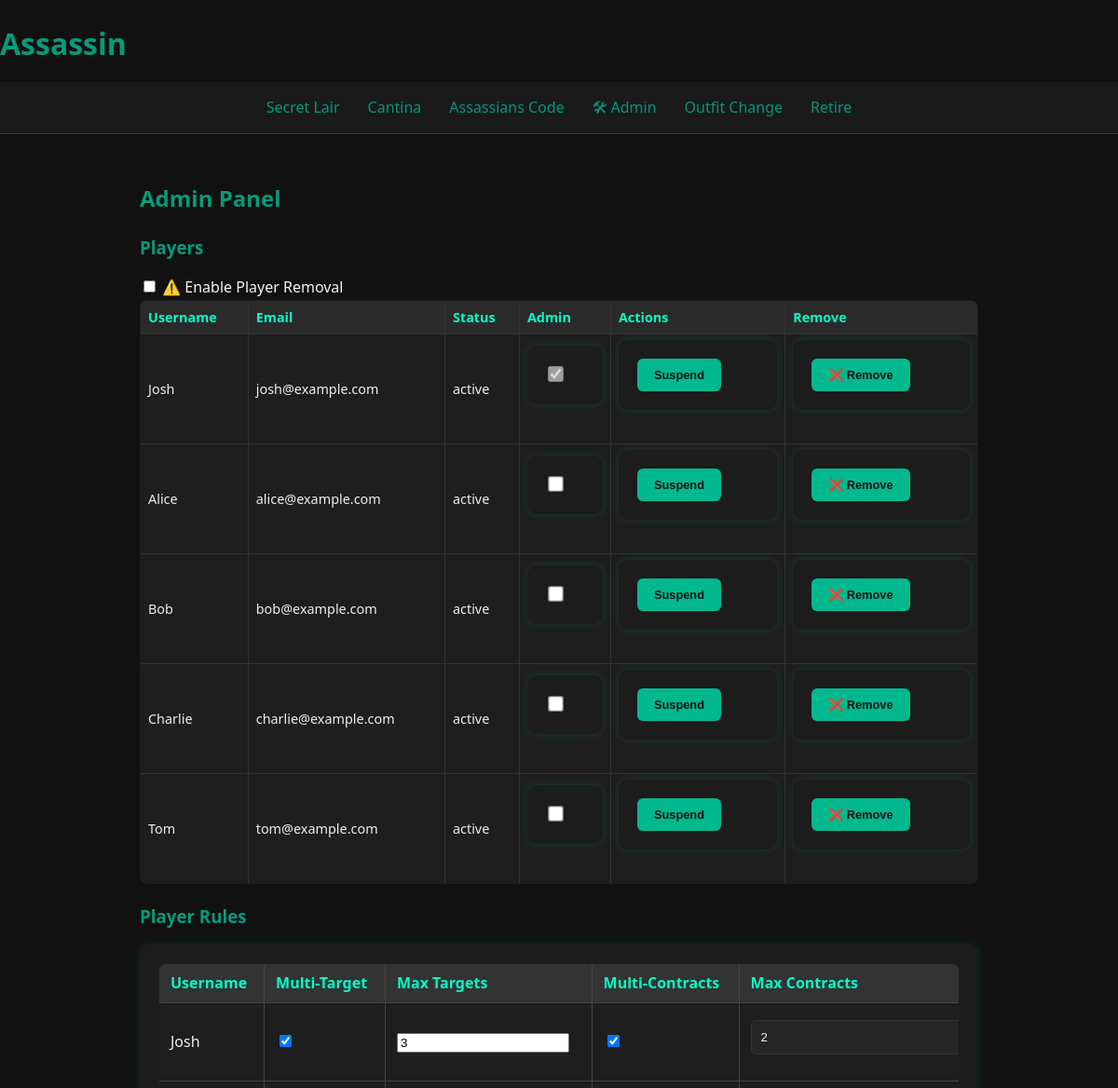
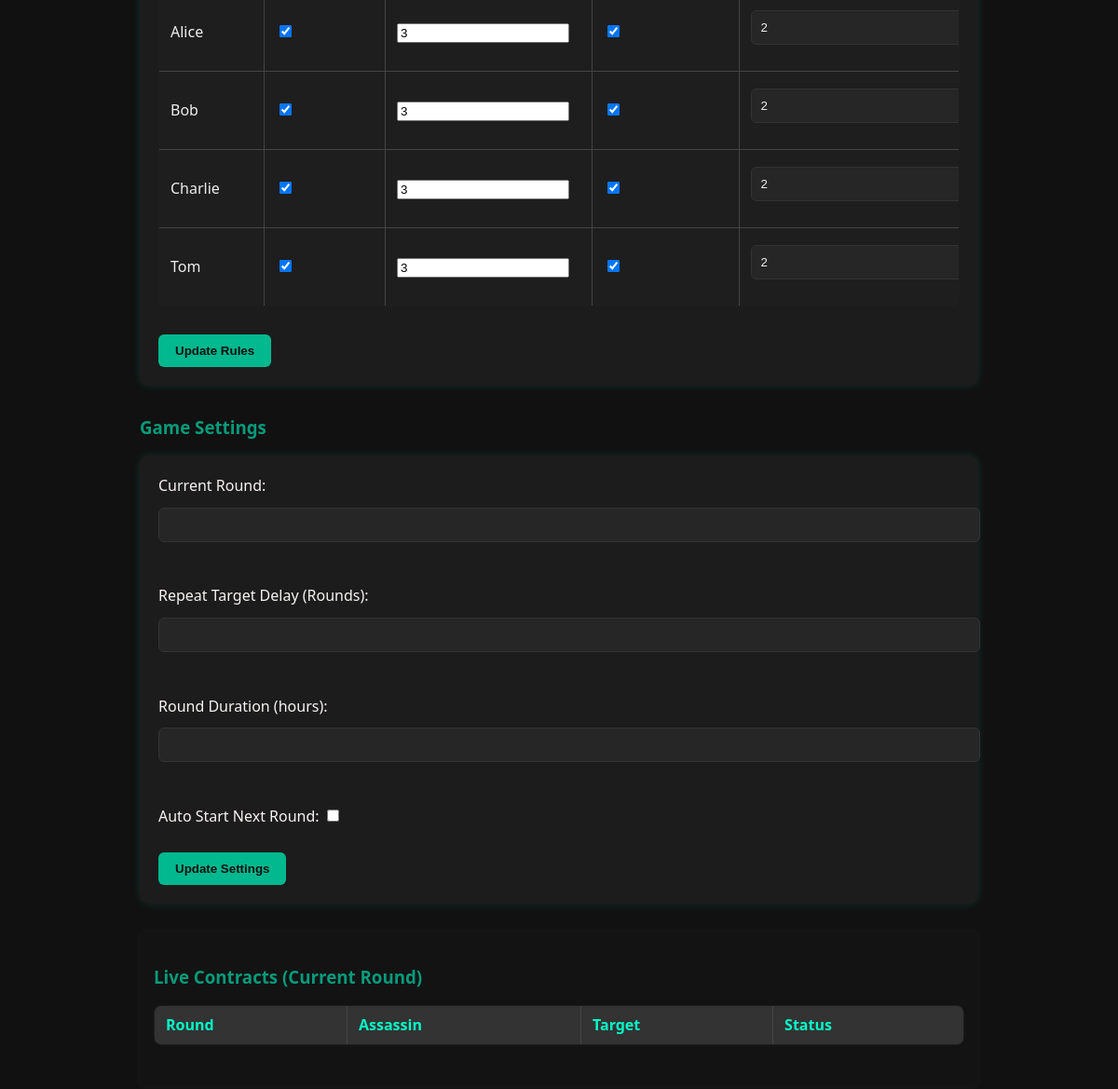
/admin (signed in, upper part), run on an earlier commit of the app's database (2 pictures, top to bottom).
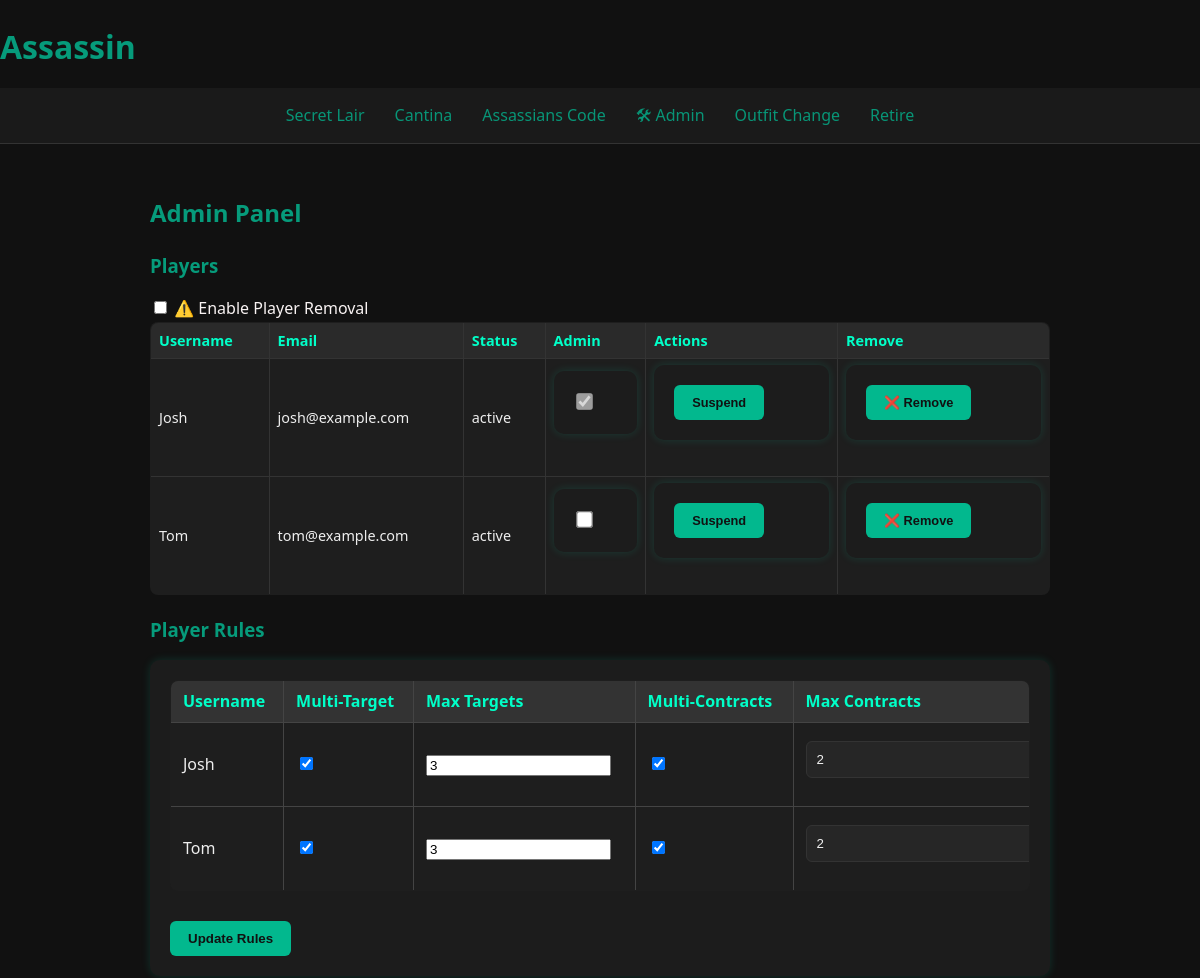
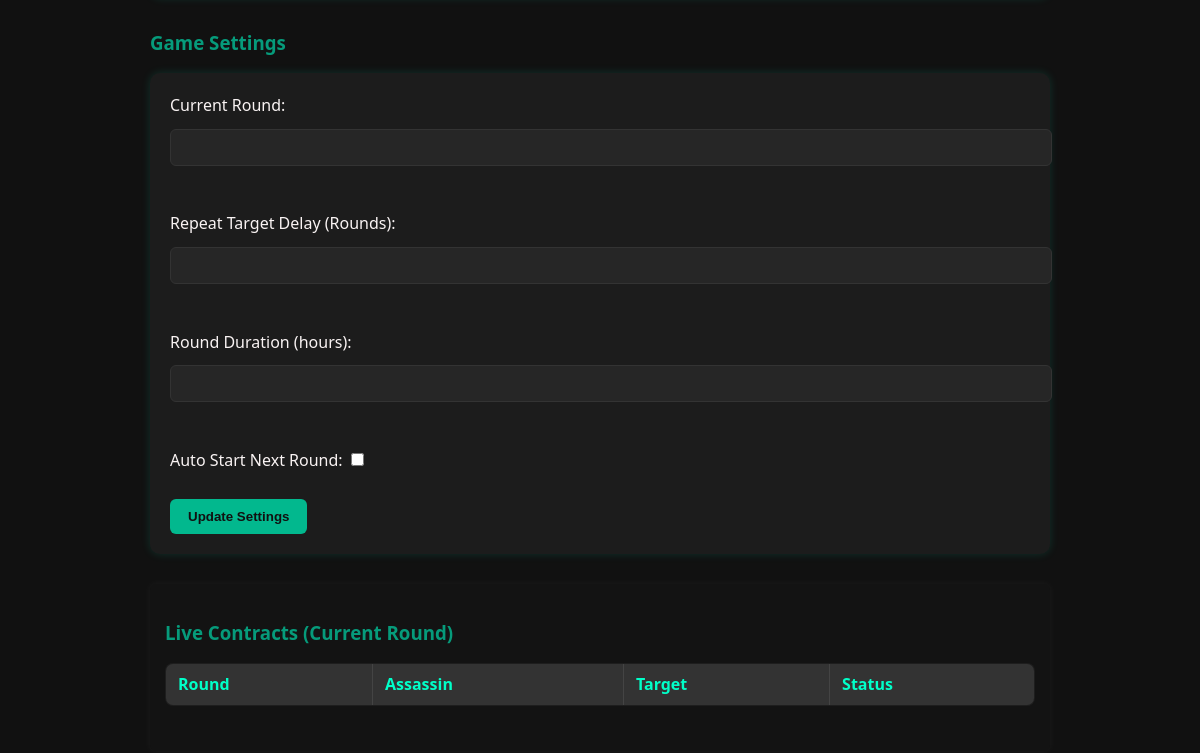
And on a later commit of the database (2 pictures, top to bottom).
### models.py (models this page shows)
class Player(UserMixin, db.Model):
    id = db.Column(db.Integer, primary_key=True)
    username = db.Column(db.String(80), unique=True, nullable=False)
    email = db.Column(db.String(120), unique=True, nullable=False)
    password = db.Column(db.String(200), nullable=False)
    profile_pic = db.Column(db.String(200), nullable=True)
    status = db.Column(db.String(20), default="active")
    is_admin = db.Column(db.Boolean, default=False)
    can_be_targeted_multiple_times = db.Column(db.Boolean, default=False)
    max_times_targeted = db.Column(db.Integer, default=1)
    can_have_multiple_contracts = db.Column(db.Boolean, default=False)
    max_contracts_per_round = db.Column(db.Integer, default=1)

### routes.py (the view)
@routes_bp.route("/admin")
@login_required
def admin_panel():
    if not current_user.is_admin:
        return "Unauthorized", 403
    from models import Player, Contract, Round, Settings, MessageBoard
    players = Player.query.all()
    settings = Settings.query.first()
    current_round = Round.query.filter_by(is_active=True).first()
    current_message = MessageBoard.query.order_by(MessageBoard.created_at.desc()).first()
    live_round_number = settings.current_round - 1 if settings else None
    contracts = Contract.query.filter_by(round=live_round_number).all() if live_round_number else []
    return render_template(
        "admin.html",
        players=players,
        contracts=contracts,
        settings=settings,
        current_round=current_round
    )

### auth.py (called while the page is built)
@login_manager.user_loader
def load_user(user_id):
    return Player.query.get(int(user_id))

### templates/admin.html (shortened to what this page needs)
{% extends 'base.html' %}
{% block content %}
<h2>Admin Panel</h2>
<h3>Players</h3>
<label>
  <input type="checkbox" id="enable-delete"> ⚠️ Enable Player Removal
</label>
<table border="1" class="admin-table">
  <tr>
  <th>Username</th>
  <th>Email</th>
  <th>Status</th>
  <th>Admin</th>
  <th>Actions</th>
  <th>Remove</th>
</tr>
{% for player in players %}
<tr>
  <td>{{ player.username }}</td>
  <td>{{ player.email }}</td>
  <td>{{ player.status }}</td>
  <td>
    <form method="POST" action="{{ url_for('routes.toggle_admin') }}">
      <input type="checkbox" name="is_admin"
             onchange="this.form.submit()" {% if player.is_admin %}checked{% endif %}
             {% if player.id == current_user.id %}disabled{% endif %}>
    </form>
  </td>
  <td>
    <form method="POST" action="{{ url_for('routes.toggle_player_status') }}">
      <button type="submit">
        {{ 'Reactivate' if player.status == 'suspended' else 'Suspend' }}
      </button>
    </form>
  </td>
  <td>
    <form method="POST" action="{{ url_for('routes.delete_player', player_id=player.id) }}" class="delete-form">
      <button type="submit" class="delete-btn" disabled onclick="return confirm('Are you sure you want to remove {{ player.username }}?')">
        ❌ Remove
      </button>
    </form>
  </td>
</tr>
{% endfor %}
</table>
<h3>Player Rules</h3>
<form method="POST" action="{{ url_for('routes.update_player_flags') }}">
  <table>
    <tr>
      <th>Username</th>
      <th>Multi-Target</th>
      <th>Max Targets</th>
      <th>Multi-Contracts</th>
      <th>Max Contracts</th>
    </tr>
    {% for player in players %}
    <tr>
      <td>{{ player.username }}</td>
      <td>
        <input type="checkbox" name="multi_targets_{{ player.id }}" {% if player.can_be_targeted_multiple_times %}checked{% endif %}>
      </td>
      <td>
        <input name="max_targets_{{ player.id }}" value="{{ player.max_times_targeted }}">
      </td>
      <td>
        <input type="checkbox" name="multi_contracts_{{ player.id }}" {% if player.can_have_multiple_contracts %}checked{% endif %}>
      </td>
      <td>
        <input type="number" name="max_contracts_{{ player.id }}" min="1" value="{{ player.max_contracts_per_round }}">
      </td>
    </tr>
    {% endfor %}
  </table>
  <button type="submit">Update Rules</button>
</form>
<h3>Game Settings</h3>
<form method="POST" action="{{ url_for('routes.update_settings') }}">
  <label for="current_round">Current Round:</label>
  <input type="number" name="current_round" min="1" value="{{ settings.current_round }}">
  <br><br>
  <label for="repeat_target_delay">Repeat Target Delay (Rounds):</label>
  <input type="number" name="repeat_target_delay" min="0" value="{{ settings.repeat_target_delay }}">
  <br><br>
  <label for="round_duration">Round Duration (hours):</label>
  <input type="number" name="round_duration" min="1" value="{{ settings.round_duration }}">
  <br><br>
  <label for="auto_start_next_round">Auto Start Next Round:</label>
  <input type="checkbox" name="auto_start_next_round" {% if settings.auto_start_next_round %}checked{% endif %}>
  <br><br>
  <button type="submit">Update Settings</button>
</form>
<div class="section-block">
<h3>Live Contracts (Current Round)</h3>
<table border="1">
  <tr>
    <th>Round</th>
    <th>Assassin</th>
    <th>Target</th>
    <th>Status</th>
  </tr>
</table>
</div>
{% endblock %}

### templates/base.html (shortened to what this page needs)
<!doctype html>
<html lang="en">
<head>
  <link rel="stylesheet" href="{{ url_for('static', filename='styles.css') }}">
</head>
<body>
  <header class="site-header">
    <h1> Assassin</h1>
  </header>
  <nav class="main-nav">
    <a href="{{ url_for('routes.dashboard') }}"> Secret Lair</a>
    <a href="{{ url_for('routes.leaderboard') }}"> Cantina</a>
    <a href="{{ url_for('routes.rules_page') }}">Assassians Code</a>
    {% if current_user.is_authenticated and current_user.is_admin %}
      <a href="{{ url_for('routes.admin_panel') }}">🛠 Admin</a>
    {% endif %}
    {% if current_user.is_authenticated %}
      <a href="{{ url_for('routes.edit_profile') }}">Outfit Change</a>
      <a href="{{ url_for('auth.logout') }}">Retire </a>
    {% endif %}
  </nav>
  <div class="container">
    {% block content %}{% endblock %}
  </div>
</body>
</html>

### static/styles.css (style rules this page uses)
body { background-color: #111; color: #f9f3f3; font-family: 'Segoe UI', Tahoma, Geneva, Verdana, sans-serif; margin: 0; padding: 0; line-height: 1.6; }
a { color: #089577; text-decoration: none; transition: color 0.3s ease; }
.main-nav { display: flex; justify-content: center; gap: 30px; padding: 15px 0; background-color: #1a1a1a; border-bottom: 1px solid #333; }
.container { max-width: 900px; margin: 0 auto; padding: 30px 20px; }
h1, h2, h3 { color: #069b7b; margin-bottom: 15px; }
table { width: 100%; border-collapse: collapse; margin-bottom: 30px; background-color: #1a1a1a; border: 1px solid #333; border-radius: 8px; overflow: hidden; }
th, td { padding: 10px 15px; text-align: left; border-bottom: 1px solid #333; }
th { background-color: #222; color: #00ffc8; }
form { background-color: #1c1c1c; padding: 20px; border-radius: 10px; box-shadow: 0 0 10px #00ffcc22; margin-bottom: 30px; }
input[type="text"], input[type="number"], textarea, select { width: 100%; padding: 10px; margin: 10px 0 20px; border: 1px solid #333; border-radius: 6px; background-color: #262626; color: #f0f0f0; }
button { background-color: #02b88e; color: #111; border: none; padding: 10px 18px; font-weight: bold; border-radius: 6px; cursor: pointer; transition: background-color 0.3s ease; }
table { width: 100%; border-collapse: collapse; background-color: #1e1e1e; color: #eee; }
th, td { padding: 8px 12px; border: 1px solid #444; }
th { background-color: #333; }
.admin-table { width: 100%; border-collapse: collapse; font-size: 0.9rem; background-color: #1e1e1e; color: #eee; margin-bottom: 20px; }
.admin-table th, .admin-table td { padding: 4px 8px; border: 1px solid #444; text-align: left; }
.admin-table th { background-color: #292929; font-weight: bold; }
.section-block { background-color: #131313; padding: 15px; margin-bottom: 30px; box-shadow: 0 0 8px rgba(255, 255, 255, 0.05); border-radius: 6px; }
.admin-table { width: 100%; border-collapse: collapse; font-size: 0.9rem; background-color: #1e1e1e; color: #eee; text-align: left; }
.admin-table th, .admin-table td { padding: 6px 8px; border: 1px solid #333; }
.admin-table th { background-color: #2a2a2a; position: sticky; top: 0; z-index: 2; }
.admin-table select, .admin-table button { font-size: 0.8rem; }
.admin-table input[type="checkbox"] { transform: scale(1.3); cursor: pointer; }

What changed in the data, as far as the page shows it:
removed Player: username "Alice", email "alice@example.com", status "active", status "Suspend", can_be_targeted_multiple_times "☑", max_times_targeted "3", can_have_multiple_contracts "☑", id "2"
removed Player: username "Bob", email "bob@example.com", status "active", status "Suspend", can_be_targeted_multiple_times "☑", id "3", can_have_multiple_contracts "☑", max_contracts_per_round "2"
removed Player: username "Charlie", email "charlie@example.com", status "active", status "Suspend", can_be_targeted_multiple_times "☑", max_times_targeted "3", can_have_multiple_contracts "☑", max_contracts_per_round "2"
